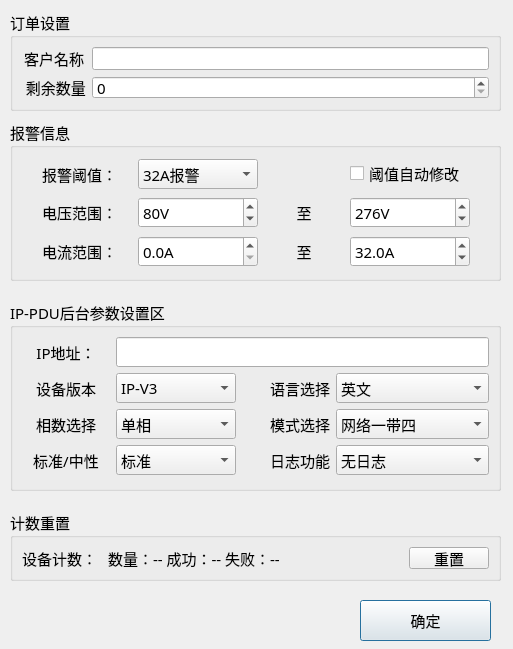
<?xml version="1.0" encoding="UTF-8"?>
<ui version="4.0">
 <class>Home_SetDlg</class>
 <widget class="QDialog" name="Home_SetDlg">
  <property name="geometry">
   <rect>
    <x>0</x>
    <y>0</y>
    <width>513</width>
    <height>649</height>
   </rect>
  </property>
  <property name="font">
   <font>
    <family>微软雅黑</family>
    <pointsize>11</pointsize>
   </font>
  </property>
  <property name="windowTitle">
   <string>设置对话框</string>
  </property>
  <widget class="QGroupBox" name="groupBox_2">
   <property name="geometry">
    <rect>
     <x>10</x>
     <y>10</y>
     <width>491</width>
     <height>101</height>
    </rect>
   </property>
   <property name="font">
    <font>
     <family>微软雅黑</family>
     <pointsize>11</pointsize>
    </font>
   </property>
   <property name="title">
    <string>订单设置</string>
   </property>
   <layout class="QGridLayout" name="gridLayout">
    <item row="0" column="0">
     <widget class="QLabel" name="label_17">
      <property name="maximumSize">
       <size>
        <width>70</width>
        <height>16777215</height>
       </size>
      </property>
      <property name="text">
       <string>客户名称</string>
      </property>
      <property name="alignment">
       <set>Qt::AlignCenter</set>
      </property>
     </widget>
    </item>
    <item row="0" column="1">
     <widget class="QLineEdit" name="userEdit"/>
    </item>
    <item row="1" column="0">
     <widget class="QLabel" name="label_19">
      <property name="maximumSize">
       <size>
        <width>70</width>
        <height>16777215</height>
       </size>
      </property>
      <property name="text">
       <string> 剩余数量</string>
      </property>
      <property name="alignment">
       <set>Qt::AlignCenter</set>
      </property>
     </widget>
    </item>
    <item row="1" column="1">
     <widget class="QSpinBox" name="numSpin">
      <property name="maximum">
       <number>99999</number>
      </property>
      <property name="singleStep">
       <number>100</number>
      </property>
     </widget>
    </item>
   </layout>
  </widget>
  <widget class="QGroupBox" name="groupBox_1">
   <property name="geometry">
    <rect>
     <x>10</x>
     <y>120</y>
     <width>491</width>
     <height>161</height>
    </rect>
   </property>
   <property name="font">
    <font>
     <family>微软雅黑</family>
     <pointsize>11</pointsize>
    </font>
   </property>
   <property name="title">
    <string>报警信息</string>
   </property>
   <layout class="QGridLayout" name="gridLayout_3">
    <item row="0" column="0">
     <widget class="QLabel" name="label_4">
      <property name="minimumSize">
       <size>
        <width>30</width>
        <height>30</height>
       </size>
      </property>
      <property name="maximumSize">
       <size>
        <width>90</width>
        <height>16777215</height>
       </size>
      </property>
      <property name="text">
       <string>报警阈值：</string>
      </property>
      <property name="alignment">
       <set>Qt::AlignRight|Qt::AlignTrailing|Qt::AlignVCenter</set>
      </property>
     </widget>
    </item>
    <item row="0" column="1">
     <widget class="QComboBox" name="comboBox">
      <property name="minimumSize">
       <size>
        <width>120</width>
        <height>30</height>
       </size>
      </property>
      <property name="maximumSize">
       <size>
        <width>110</width>
        <height>16777215</height>
       </size>
      </property>
      <property name="currentIndex">
       <number>1</number>
      </property>
      <item>
       <property name="text">
        <string>不检测</string>
       </property>
      </item>
      <item>
       <property name="text">
        <string>32A报警</string>
       </property>
      </item>
      <item>
       <property name="text">
        <string>16A报警</string>
       </property>
      </item>
      <item>
       <property name="text">
        <string>63A报警</string>
       </property>
      </item>
      <item>
       <property name="text">
        <string>自定义</string>
       </property>
      </item>
     </widget>
    </item>
    <item row="1" column="0">
     <widget class="QLabel" name="label_5">
      <property name="minimumSize">
       <size>
        <width>30</width>
        <height>30</height>
       </size>
      </property>
      <property name="maximumSize">
       <size>
        <width>80</width>
        <height>16777215</height>
       </size>
      </property>
      <property name="text">
       <string>电压范围：</string>
      </property>
      <property name="alignment">
       <set>Qt::AlignRight|Qt::AlignTrailing|Qt::AlignVCenter</set>
      </property>
     </widget>
    </item>
    <item row="1" column="1">
     <widget class="QDoubleSpinBox" name="volMinSpin">
      <property name="enabled">
       <bool>true</bool>
      </property>
      <property name="minimumSize">
       <size>
        <width>120</width>
        <height>30</height>
       </size>
      </property>
      <property name="maximumSize">
       <size>
        <width>120</width>
        <height>16777215</height>
       </size>
      </property>
      <property name="prefix">
       <string/>
      </property>
      <property name="suffix">
       <string>V</string>
      </property>
      <property name="decimals">
       <number>0</number>
      </property>
      <property name="maximum">
       <double>300.000000000000000</double>
      </property>
      <property name="value">
       <double>80.000000000000000</double>
      </property>
     </widget>
    </item>
    <item row="1" column="2">
     <widget class="QLabel" name="label_6">
      <property name="minimumSize">
       <size>
        <width>40</width>
        <height>30</height>
       </size>
      </property>
      <property name="maximumSize">
       <size>
        <width>50</width>
        <height>16777215</height>
       </size>
      </property>
      <property name="text">
       <string>至</string>
      </property>
      <property name="alignment">
       <set>Qt::AlignCenter</set>
      </property>
     </widget>
    </item>
    <item row="1" column="3">
     <widget class="QDoubleSpinBox" name="volMaxSpin">
      <property name="enabled">
       <bool>true</bool>
      </property>
      <property name="minimumSize">
       <size>
        <width>120</width>
        <height>30</height>
       </size>
      </property>
      <property name="maximumSize">
       <size>
        <width>120</width>
        <height>16777215</height>
       </size>
      </property>
      <property name="suffix">
       <string>V</string>
      </property>
      <property name="decimals">
       <number>0</number>
      </property>
      <property name="maximum">
       <double>300.000000000000000</double>
      </property>
      <property name="value">
       <double>276.000000000000000</double>
      </property>
     </widget>
    </item>
    <item row="2" column="0">
     <widget class="QLabel" name="label_9">
      <property name="minimumSize">
       <size>
        <width>30</width>
        <height>30</height>
       </size>
      </property>
      <property name="maximumSize">
       <size>
        <width>80</width>
        <height>16777215</height>
       </size>
      </property>
      <property name="text">
       <string>电流范围：</string>
      </property>
      <property name="alignment">
       <set>Qt::AlignRight|Qt::AlignTrailing|Qt::AlignVCenter</set>
      </property>
     </widget>
    </item>
    <item row="2" column="1">
     <widget class="QDoubleSpinBox" name="curMinSpin">
      <property name="enabled">
       <bool>true</bool>
      </property>
      <property name="minimumSize">
       <size>
        <width>120</width>
        <height>30</height>
       </size>
      </property>
      <property name="maximumSize">
       <size>
        <width>120</width>
        <height>16777215</height>
       </size>
      </property>
      <property name="suffix">
       <string>A</string>
      </property>
      <property name="decimals">
       <number>1</number>
      </property>
      <property name="maximum">
       <double>63.000000000000000</double>
      </property>
     </widget>
    </item>
    <item row="2" column="2">
     <widget class="QLabel" name="label_10">
      <property name="minimumSize">
       <size>
        <width>40</width>
        <height>30</height>
       </size>
      </property>
      <property name="maximumSize">
       <size>
        <width>50</width>
        <height>16777215</height>
       </size>
      </property>
      <property name="text">
       <string>至</string>
      </property>
      <property name="alignment">
       <set>Qt::AlignCenter</set>
      </property>
     </widget>
    </item>
    <item row="2" column="3">
     <widget class="QDoubleSpinBox" name="curMaxSpin">
      <property name="enabled">
       <bool>true</bool>
      </property>
      <property name="minimumSize">
       <size>
        <width>120</width>
        <height>30</height>
       </size>
      </property>
      <property name="maximumSize">
       <size>
        <width>120</width>
        <height>16777215</height>
       </size>
      </property>
      <property name="suffix">
       <string>A</string>
      </property>
      <property name="decimals">
       <number>1</number>
      </property>
      <property name="maximum">
       <double>63.000000000000000</double>
      </property>
      <property name="value">
       <double>32.000000000000000</double>
      </property>
     </widget>
    </item>
    <item row="0" column="3">
     <widget class="QCheckBox" name="modifyCheck">
      <property name="text">
       <string>阈值自动修改</string>
      </property>
     </widget>
    </item>
   </layout>
  </widget>
  <widget class="QPushButton" name="okBtn">
   <property name="geometry">
    <rect>
     <x>360</x>
     <y>600</y>
     <width>131</width>
     <height>41</height>
    </rect>
   </property>
   <property name="font">
    <font>
     <family>微软雅黑</family>
     <pointsize>11</pointsize>
    </font>
   </property>
   <property name="text">
    <string>确定</string>
   </property>
  </widget>
  <widget class="QGroupBox" name="groupBox_3">
   <property name="geometry">
    <rect>
     <x>10</x>
     <y>510</y>
     <width>491</width>
     <height>71</height>
    </rect>
   </property>
   <property name="font">
    <font>
     <family>微软雅黑</family>
     <pointsize>11</pointsize>
    </font>
   </property>
   <property name="title">
    <string>计数重置</string>
   </property>
   <layout class="QGridLayout" name="gridLayout_2">
    <item row="0" column="1">
     <widget class="QLabel" name="cntLab">
      <property name="text">
       <string>数量：-- 成功：-- 失败：--</string>
      </property>
     </widget>
    </item>
    <item row="0" column="0">
     <widget class="QLabel" name="label_15">
      <property name="maximumSize">
       <size>
        <width>80</width>
        <height>16777215</height>
       </size>
      </property>
      <property name="text">
       <string>设备计数：</string>
      </property>
     </widget>
    </item>
    <item row="0" column="2">
     <widget class="QPushButton" name="resBtn">
      <property name="maximumSize">
       <size>
        <width>80</width>
        <height>16777215</height>
       </size>
      </property>
      <property name="text">
       <string>重置</string>
      </property>
     </widget>
    </item>
   </layout>
  </widget>
  <widget class="QGroupBox" name="groupBox_4">
   <property name="geometry">
    <rect>
     <x>10</x>
     <y>300</y>
     <width>491</width>
     <height>191</height>
    </rect>
   </property>
   <property name="font">
    <font>
     <family>微软雅黑</family>
     <pointsize>11</pointsize>
    </font>
   </property>
   <property name="title">
    <string>IP-PDU后台参数设置区</string>
   </property>
   <layout class="QGridLayout" name="gridLayout_4">
    <item row="0" column="0">
     <widget class="QLabel" name="label_18">
      <property name="text">
       <string>IP地址：</string>
      </property>
      <property name="alignment">
       <set>Qt::AlignCenter</set>
      </property>
     </widget>
    </item>
    <item row="0" column="1" colspan="3">
     <widget class="QLineEdit" name="ipEdit"/>
    </item>
    <item row="1" column="0">
     <widget class="QLabel" name="label_12">
      <property name="text">
       <string>设备版本</string>
      </property>
      <property name="alignment">
       <set>Qt::AlignCenter</set>
      </property>
     </widget>
    </item>
    <item row="1" column="1">
     <widget class="QComboBox" name="ipTypeBox">
      <property name="minimumSize">
       <size>
        <width>120</width>
        <height>30</height>
       </size>
      </property>
      <item>
       <property name="text">
        <string>IP-V3</string>
       </property>
      </item>
      <item>
       <property name="text">
        <string>IP-V1</string>
       </property>
      </item>
     </widget>
    </item>
    <item row="1" column="2">
     <widget class="QLabel" name="label_2">
      <property name="text">
       <string>语言选择</string>
      </property>
      <property name="alignment">
       <set>Qt::AlignRight|Qt::AlignTrailing|Qt::AlignVCenter</set>
      </property>
     </widget>
    </item>
    <item row="1" column="3">
     <widget class="QComboBox" name="languageBox">
      <property name="minimumSize">
       <size>
        <width>120</width>
        <height>30</height>
       </size>
      </property>
      <item>
       <property name="text">
        <string>英文</string>
       </property>
      </item>
      <item>
       <property name="text">
        <string>中文</string>
       </property>
      </item>
     </widget>
    </item>
    <item row="2" column="0">
     <widget class="QLabel" name="label_7">
      <property name="text">
       <string>相数选择</string>
      </property>
      <property name="alignment">
       <set>Qt::AlignCenter</set>
      </property>
     </widget>
    </item>
    <item row="2" column="1">
     <widget class="QComboBox" name="lineBox">
      <property name="minimumSize">
       <size>
        <width>120</width>
        <height>30</height>
       </size>
      </property>
      <item>
       <property name="text">
        <string>单相</string>
       </property>
      </item>
      <item>
       <property name="text">
        <string>两路</string>
       </property>
      </item>
      <item>
       <property name="text">
        <string>三相</string>
       </property>
      </item>
     </widget>
    </item>
    <item row="2" column="2">
     <widget class="QLabel" name="label_3">
      <property name="text">
       <string>模式选择</string>
      </property>
      <property name="alignment">
       <set>Qt::AlignRight|Qt::AlignTrailing|Qt::AlignVCenter</set>
      </property>
     </widget>
    </item>
    <item row="2" column="3">
     <widget class="QComboBox" name="ipModeBox">
      <property name="minimumSize">
       <size>
        <width>120</width>
        <height>30</height>
       </size>
      </property>
      <item>
       <property name="text">
        <string>网络一带四</string>
       </property>
      </item>
      <item>
       <property name="text">
        <string>Modbus RTU 级联</string>
       </property>
      </item>
     </widget>
    </item>
    <item row="3" column="0">
     <widget class="QLabel" name="label_8">
      <property name="text">
       <string>标准/中性</string>
      </property>
      <property name="alignment">
       <set>Qt::AlignCenter</set>
      </property>
     </widget>
    </item>
    <item row="3" column="1">
     <widget class="QComboBox" name="sBox">
      <property name="minimumSize">
       <size>
        <width>120</width>
        <height>30</height>
       </size>
      </property>
      <item>
       <property name="text">
        <string>标准</string>
       </property>
      </item>
      <item>
       <property name="text">
        <string>中性</string>
       </property>
      </item>
      <item>
       <property name="text">
        <string>定制</string>
       </property>
      </item>
     </widget>
    </item>
    <item row="3" column="2">
     <widget class="QLabel" name="label_11">
      <property name="text">
       <string>日志功能</string>
      </property>
      <property name="alignment">
       <set>Qt::AlignRight|Qt::AlignTrailing|Qt::AlignVCenter</set>
      </property>
     </widget>
    </item>
    <item row="3" column="3">
     <widget class="QComboBox" name="logBox">
      <property name="minimumSize">
       <size>
        <width>120</width>
        <height>30</height>
       </size>
      </property>
      <item>
       <property name="text">
        <string>无日志</string>
       </property>
      </item>
      <item>
       <property name="text">
        <string>带日志</string>
       </property>
      </item>
     </widget>
    </item>
   </layout>
  </widget>
 </widget>
 <resources/>
 <connections/>
</ui>
